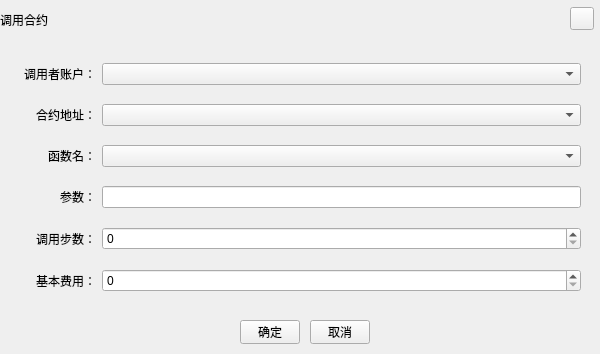
<?xml version="1.0" encoding="UTF-8"?>
<ui version="4.0">
 <class>CallContractWidgetHX</class>
 <widget class="QDialog" name="CallContractWidgetHX">
  <property name="geometry">
   <rect>
    <x>0</x>
    <y>0</y>
    <width>600</width>
    <height>354</height>
   </rect>
  </property>
  <property name="windowTitle">
   <string>Dialog</string>
  </property>
  <widget class="QLabel" name="title_Label">
   <property name="geometry">
    <rect>
     <x>0</x>
     <y>0</y>
     <width>600</width>
     <height>40</height>
    </rect>
   </property>
   <property name="text">
    <string>调用合约</string>
   </property>
  </widget>
  <widget class="QToolButton" name="closeBtn">
   <property name="geometry">
    <rect>
     <x>570</x>
     <y>7</y>
     <width>24</width>
     <height>23</height>
    </rect>
   </property>
   <property name="cursor">
    <cursorShape>PointingHandCursor</cursorShape>
   </property>
   <property name="text">
    <string/>
   </property>
  </widget>
  <widget class="QToolButton" name="okBtn">
   <property name="geometry">
    <rect>
     <x>240</x>
     <y>320</y>
     <width>60</width>
     <height>24</height>
    </rect>
   </property>
   <property name="cursor">
    <cursorShape>PointingHandCursor</cursorShape>
   </property>
   <property name="text">
    <string>确定</string>
   </property>
  </widget>
  <widget class="QToolButton" name="cancelBtn">
   <property name="geometry">
    <rect>
     <x>310</x>
     <y>320</y>
     <width>60</width>
     <height>24</height>
    </rect>
   </property>
   <property name="cursor">
    <cursorShape>PointingHandCursor</cursorShape>
   </property>
   <property name="text">
    <string>取消</string>
   </property>
  </widget>
  <widget class="QWidget" name="layoutWidget">
   <property name="geometry">
    <rect>
     <x>0</x>
     <y>50</y>
     <width>581</width>
     <height>261</height>
    </rect>
   </property>
   <layout class="QGridLayout" name="gridLayout" columnstretch="1,5">
    <item row="0" column="0">
     <widget class="QLabel" name="label_2">
      <property name="text">
       <string>调用者账户：</string>
      </property>
      <property name="alignment">
       <set>Qt::AlignRight|Qt::AlignTrailing|Qt::AlignVCenter</set>
      </property>
     </widget>
    </item>
    <item row="0" column="1">
     <widget class="QComboBox" name="callAddress"/>
    </item>
    <item row="2" column="1">
     <widget class="QComboBox" name="function"/>
    </item>
    <item row="1" column="1">
     <widget class="QComboBox" name="contractAddress"/>
    </item>
    <item row="2" column="0">
     <widget class="QLabel" name="label_3">
      <property name="text">
       <string>函数名：</string>
      </property>
      <property name="alignment">
       <set>Qt::AlignRight|Qt::AlignTrailing|Qt::AlignVCenter</set>
      </property>
     </widget>
    </item>
    <item row="1" column="0">
     <widget class="QLabel" name="label">
      <property name="text">
       <string>合约地址：</string>
      </property>
      <property name="alignment">
       <set>Qt::AlignRight|Qt::AlignTrailing|Qt::AlignVCenter</set>
      </property>
     </widget>
    </item>
    <item row="3" column="0">
     <widget class="QLabel" name="label_4">
      <property name="text">
       <string>参数：</string>
      </property>
      <property name="alignment">
       <set>Qt::AlignRight|Qt::AlignTrailing|Qt::AlignVCenter</set>
      </property>
     </widget>
    </item>
    <item row="4" column="1">
     <widget class="QSpinBox" name="gaslimit"/>
    </item>
    <item row="5" column="0">
     <widget class="QLabel" name="label_6">
      <property name="text">
       <string>基本费用：</string>
      </property>
      <property name="alignment">
       <set>Qt::AlignRight|Qt::AlignTrailing|Qt::AlignVCenter</set>
      </property>
     </widget>
    </item>
    <item row="3" column="1">
     <widget class="QLineEdit" name="param"/>
    </item>
    <item row="4" column="0">
     <widget class="QLabel" name="label_5">
      <property name="text">
       <string>调用步数：</string>
      </property>
      <property name="alignment">
       <set>Qt::AlignRight|Qt::AlignTrailing|Qt::AlignVCenter</set>
      </property>
     </widget>
    </item>
    <item row="5" column="1">
     <widget class="QSpinBox" name="gasprice"/>
    </item>
   </layout>
  </widget>
  <zorder>layoutWidget</zorder>
  <zorder>title_Label</zorder>
  <zorder>okBtn</zorder>
  <zorder>cancelBtn</zorder>
  <zorder>closeBtn</zorder>
 </widget>
 <resources/>
 <connections/>
</ui>
